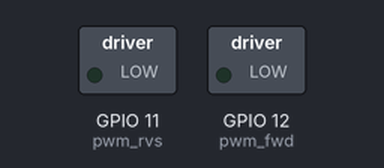
Recording of a program running on a simulated ESP32 board running MicroPython. On the bench: switched loads named in the program (green lamp = pin HIGH). At 5.0 s the program stops and its outputs stay as they are.

Above: at 0.1 s.
At 1.1 s:
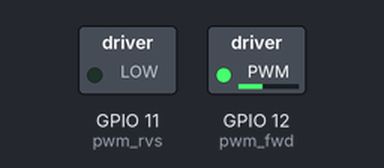
At 3.1 s:
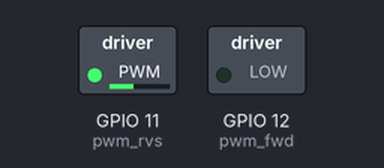
Timing chart, 0 to 5.5 s (numbered marks = the images above):
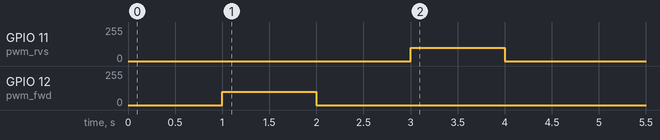

Measured:
- by itself, GPIO 11 (pwm_rvs): 0/255 → 100/255 at 3.0 s, → 0/255 1.0 s later
- by itself, GPIO 12 (pwm_fwd): 0/255 → 100/255 at 1.0 s, → 0/255 1.0 s later

The program:

motortest.py
```python
import time
from machine import Pin, PWM

pin_FWD = 12
pwm_fwd = PWM(pin_FWD)
pwm_fwd.duty(0)
pin_RVS = 11
pwm_rvs = PWM(pin_RVS)
pwm_rvs.duty(0)


pwm_fwd.freq(200)
pwm_rvs.freq(200)

time.sleep(1)

pwm_rvs.duty(0)
pwm_fwd.duty(400)

time.sleep(1)

pwm_rvs.duty(0)
pwm_fwd.duty(0)

time.sleep(1)

pwm_rvs.duty(400)
pwm_fwd.duty(0)

time.sleep(1)

pwm_rvs.duty(0)
pwm_fwd.duty(0)

time.sleep(1)

#import testfahrt2
```
